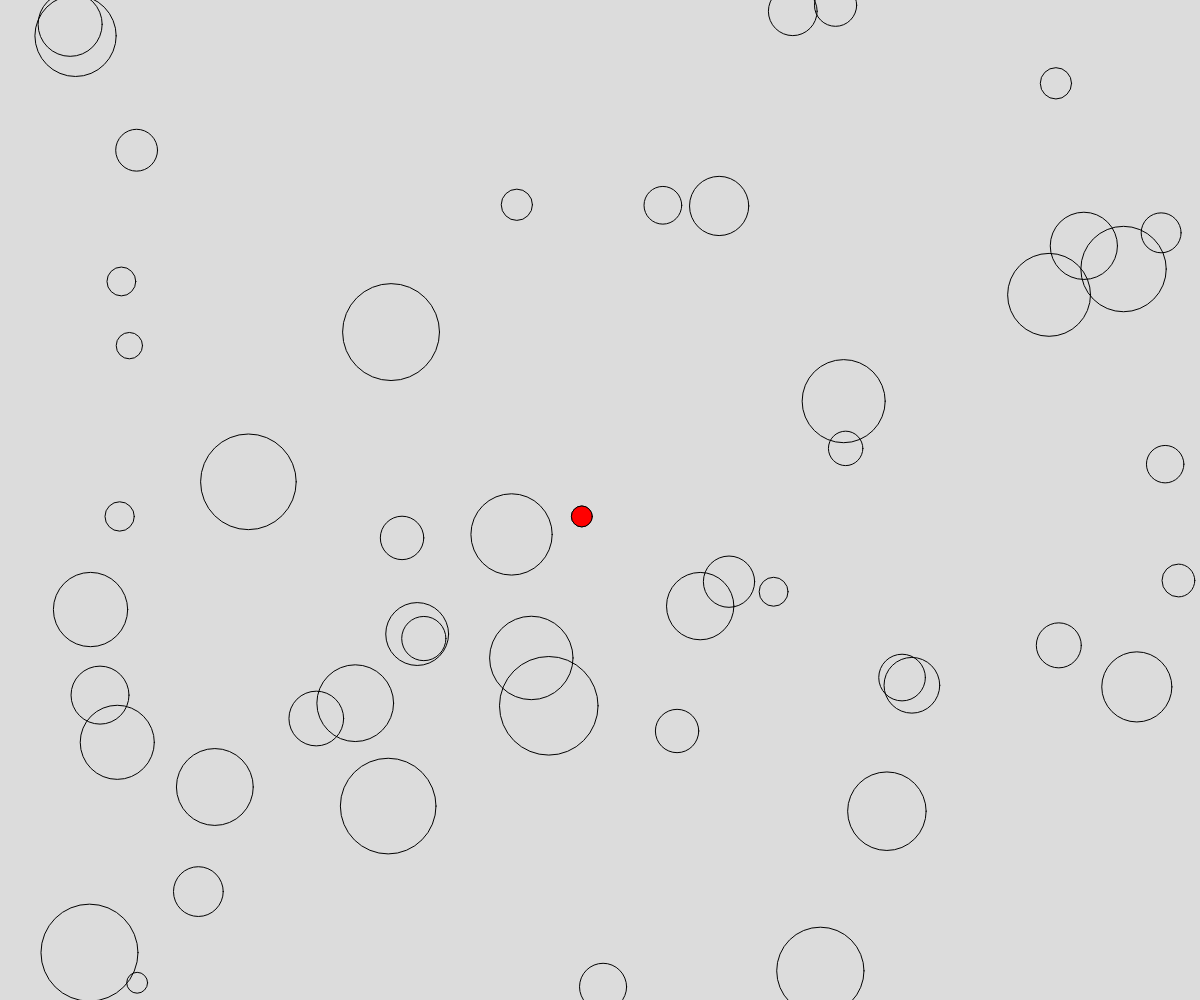
Frame 1 (no input)
Frame 60 (no input): identical to frame 1, image omitted
Frame 120 (the mouse pressed at the canvas centre since frame 60): identical to frame 1, image omitted

The p5.js sketch that drew this single still picture (run headless with seeded random() and noise() and a simulated clock; from frame 60 on, the mouse is pressed at the canvas centre):

// p5.js sketch
// ── sketch.js
let NUM_CIRCLES = 50;
let seed;

function setup() {
  createCanvas(windowWidth, windowHeight);
  seed = random(100);
}

function draw() {
  randomSeed(seed);
  background(220);
  drawCircles();
}

function drawCircles() {
  noFill();

  let smallestX;
  let smallestY;
  let smallestD = Infinity;

  for (let i = 0; i < NUM_CIRCLES; i++) {
    let x = random(0, width);
    let y = random(0, height);
    let d = random(20, 100);

    if(d < smallestD) {
      smallestD = d;
      smallestX = x;
      smallestY = y;
    }

    circle(x, y, d);
  }

  fill(255,0,0);
  circle(smallestX,smallestY,smallestD);
}
